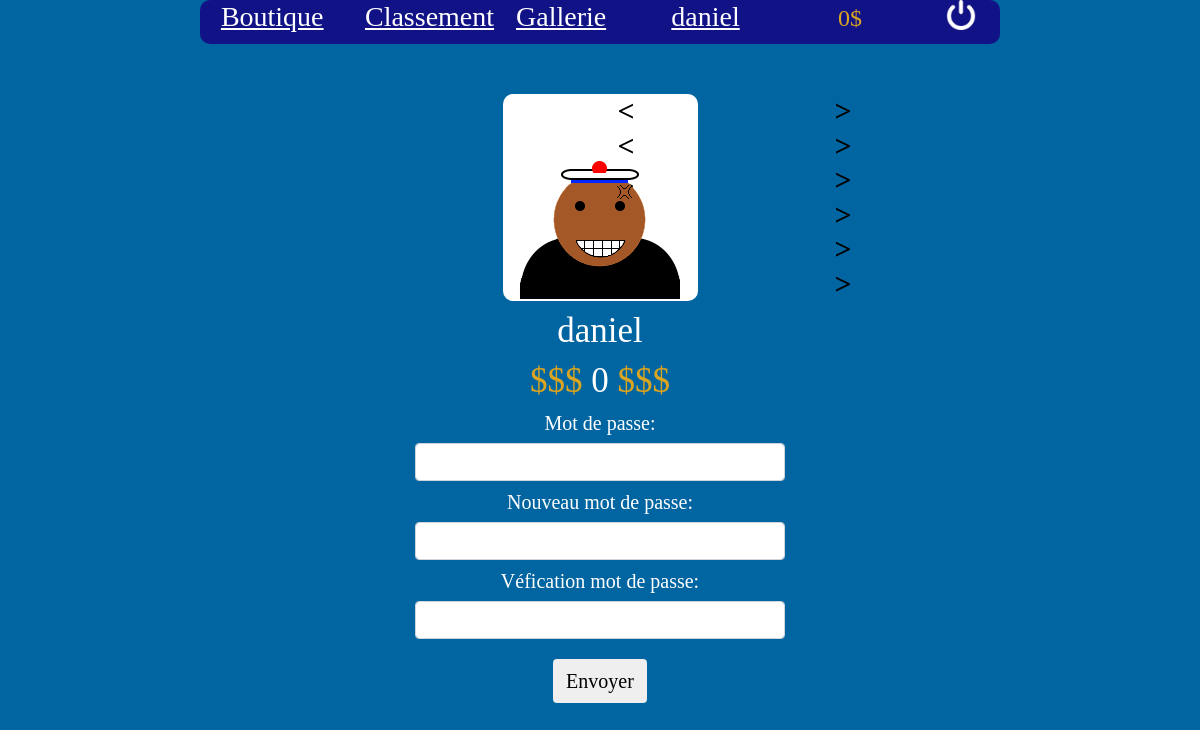
Page /profil.php (signed in) on the committed database.
### tables this page shows
CREATE TABLE `utilisateurs` (
  `id_user` int(11) NOT NULL AUTO_INCREMENT,
  `pseudo` varchar(20) NOT NULL,
  `password` varchar(200) NOT NULL,
  `email` varchar(50) NOT NULL,
  `solde` int(11) DEFAULT NULL,
  `best_dino` int(11) DEFAULT NULL,
  `best_reflex` int(11) DEFAULT NULL,
  `best_memory` int(11) DEFAULT NULL,
  PRIMARY KEY (`id_user`)
);

CREATE TABLE `avatar` (
  `id_user` int(11) NOT NULL,
  `type` varchar(10) NOT NULL,
  `lien` text NOT NULL,
  KEY `id_user` (`id_user`),
  CONSTRAINT `avatar_ibfk_1` FOREIGN KEY (`id_user`) REFERENCES `utilisateurs` (`id_user`) ON DELETE CASCADE
);

### profil.php (the view, shortened to what this page needs)
<?php
    $login = $_SESSION['pseudo'];
    require '_conf.php';
    $pdo=new PDO("mysql:host=$bdd_server;dbname=$bdd_name","$bdd_user","$bdd_password");
    $senSolde = "SELECT solde FROM utilisateurs WHERE pseudo = :pseudo";
    $reqSolde = $pdo->prepare($senSolde);
    $reqSolde->bindParam(':pseudo', $login, PDO::PARAM_STR);
    $reqSolde->execute();
    $resSolde = $reqSolde->fetch(PDO::FETCH_ASSOC);
    $solde = $resSolde['solde'];
    $reqDisplayImg = "SELECT pseudo,solde,avatar.lien,type,nom_objet FROM utilisateurs
                        INNER JOIN avatar ON avatar.id_user=utilisateurs.id_user
                        INNER JOIN objets ON avatar.lien=objets.lien";
    $reqDisplayImg .= " WHERE utilisateurs.pseudo= :pseudo ";
    $stmt=$pdo->prepare($reqDisplayImg);
    $stmt->bindParam(':pseudo', $login, PDO::PARAM_STR);
    $stmt->execute();
    $resDisplayImg = $stmt->fetchAll();
?>
<html>
    <head>
        <link rel="stylesheet" href="https://maxcdn.bootstrapcdn.com/bootstrap/4.0.0/css/bootstrap.min.css">
        <link rel="stylesheet" href="style.css">
    </head>
    <body style="line-height: 1.15;background-color: #0065a0">
        <div  id="block" class="col-md-8 col-sm-12" style="text-align: justify-all; background: #121287;margin:0 auto 50px; border-radius:10px;" >
            <div class="row d-flex justify-content-around" style="text-align: center">
                <div class="col-md-2"><h3 class="ecriture"><a href="./boutique.php"><u style="color: white;">Boutique</u></a></h3></div>
                <div class="col-md-2"><h3 class="ecriture"><a href="./leaderboard.php"><u style="color: white;">Classement</u></a></h3></div>
                <div class="col-md-2"><h3 class="ecriture"><a href="./gallerie.php"><u style="color: white;">Gallerie</u></a></h3></div>
                <div class="col-md-2"><h3 class="ecriture"><a href="./profil.php"><u style="color: white;"><?php echo $login ?></u></a></h3></div>
                <div class="col-md-2"><h4 id="dollar" style="color: goldenrod; line-height: 1.5;"><?php echo $solde ?>$</h4></div>
                <div class="col-md-1"><a href="logout.php"><img style="height: 30px;" src="./img/eteindre1.png"></a></div>
            </div>
        </div>
        <div id="top_pannel" class="container-fluid" style="margin-top: 50px">
            <div id="hori_pannel" class="col-sm-5 col-lg-2" style="margin: auto">
                <div id="l_pan" class="pannel">
                    <?php
                    foreach ($resDisplayImg as $left) {?>
                        <span class="" onclick="prev('<?=$left['type'] ?>')"><</span>
                    <?php } ?>
                </div>
                <?php
                foreach ($resDisplayImg as $morceau) {  ?>
                <img id="<?=$morceau['type'] ?>" style="position: absolute; top:5px" class="morceau" src="./img/avatar/<?=$morceau['lien'] ?>" alt="">
                <?php } ?>
                <div id="r_pan" class="pannel">
                    <?php
                    foreach ($resDisplayImg as $right) { ?>
                        <span class="" onclick="next('<?=$right['type'] ?>')">></span>
                    <?php } ?>
                </div>
            </div>
        </div>
        <div class="col-sm-6" style="text-align: center;margin: 10px auto 10px; font-size: 35px;color: white;"><?php echo $login ?></div>
        <div class="col-sm-6" style="text-align: center;margin: 0 auto 10px; font-size: 35px; color: goldenrod">
            <span style="font-size: 35px; color: goldenrod"">$$$</span>
            <span style="font-size: 35px; color: white""><?php  echo $solde; ?></span>
            <span style="font-size: 35px; color: goldenrod"">$$$</span>
        </div>
        <form autocomplete="off">
            <div class="form-group col-sm-4" style="margin: 0 auto 10px; text-align: center;">
                <label id="label1" style="font-size: 20px; color: white;">Mot de passe:</label>
                <input type="password" name="actual_pw" id="actual_pw" class="form-control" autocomplete="off">
            </div>
            <div class="form-group col-sm-4" style="margin: 0 auto 10px; text-align: center;">
                <label id="label2" style="font-size: 20px; color: white">Nouveau mot de passe:</label>
                <input type="password" name="new_pw" id="new_pw" class="form-control" autocomplete="off">
            </div>
            <div class="form-group col-sm-4" style="margin: 0 auto 10px; text-align: center;">
                <label id="label3" style="font-size: 20px; color: white;">Véfication mot de passe:</label>
                <input type="password" name="verif_pw" id="verif_pw" class="form-control" autocomplete="off">
            </div>
            <div style="margin:20px" class="d-flex justify-content-center">
                <input type="button" onclick="change_pw()" class="btn" style="font-size: 20px" value="Envoyer">
            </div>
        </form>
    </body>
</html>

### style.css (style rules this page uses)
* { margin: 0; padding: 0; text-decoration: none; font-family: 'Cambria'; color: black; box-sizing: border-box; }
#hori_pannel { background: white; border-radius: 10px; display: flex; justify-content: space-around; }
.pannel { display: flex; flex-direction: column-reverse; margin: 0 100px; }
.pannel span { color: black; font-size: 30px; font-weight: bold; }
.ecriture > * { font-family:Mv boli; text-decoration: underline white; color: white; }

### rows in the picture
utilisateurs: solde "0", avatar.lien (picture)

### other values in the picture
$login "daniel"
